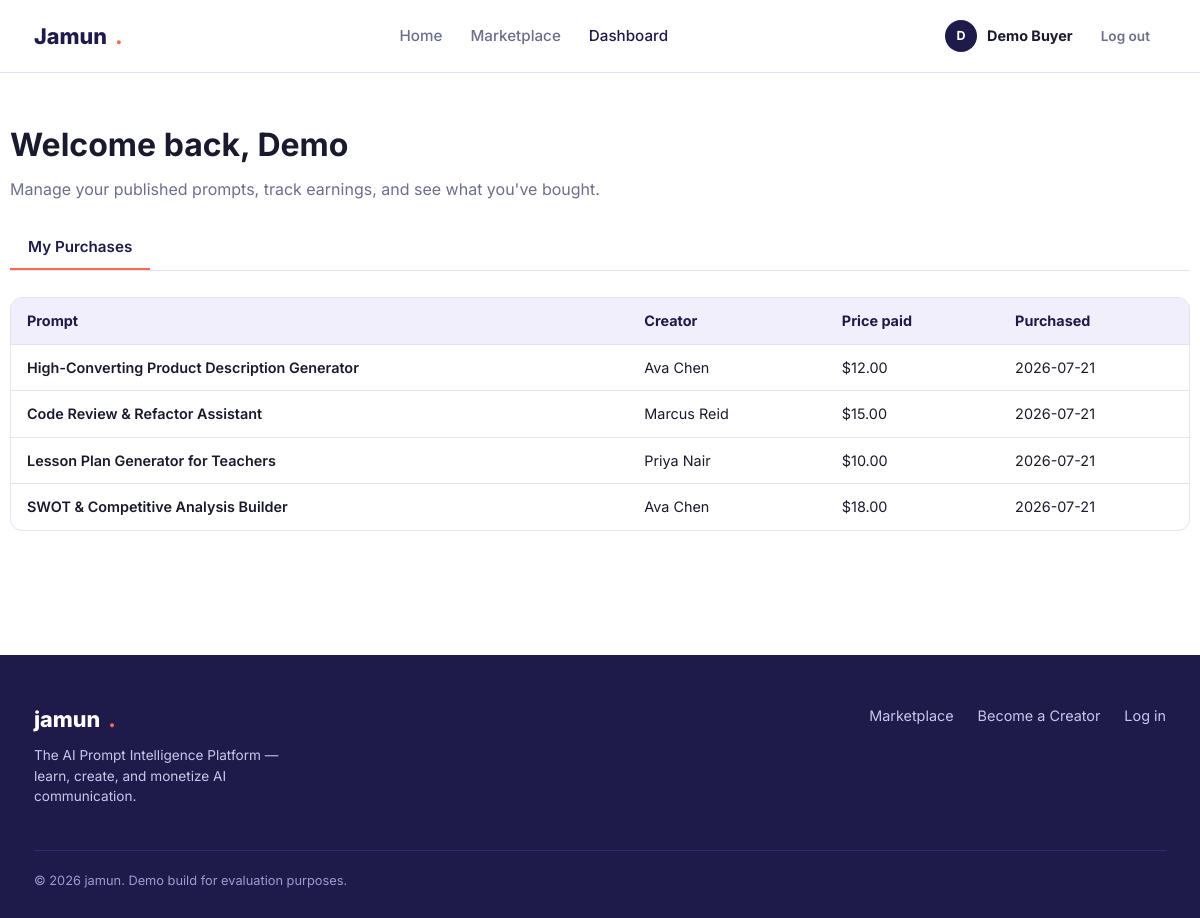
The app's page /dashboard (signed in) with its own data.
### tables this page shows
CREATE TABLE users (
    id            INTEGER PRIMARY KEY AUTOINCREMENT,
    name          TEXT NOT NULL,
    email         TEXT NOT NULL UNIQUE,
    password_hash TEXT NOT NULL,
    role          TEXT NOT NULL DEFAULT 'buyer' CHECK (role IN ('buyer', 'creator')),
    bio           TEXT DEFAULT '',
    created_at    TEXT NOT NULL DEFAULT (datetime('now'))
);

CREATE TABLE purchases (
    id            INTEGER PRIMARY KEY AUTOINCREMENT,
    buyer_id      INTEGER NOT NULL,
    prompt_id     INTEGER NOT NULL,
    price_paid    REAL NOT NULL,
    purchased_at  TEXT NOT NULL DEFAULT (datetime('now')),
    FOREIGN KEY (buyer_id) REFERENCES users(id) ON DELETE CASCADE,
    FOREIGN KEY (prompt_id) REFERENCES prompts(id) ON DELETE CASCADE,
    UNIQUE (buyer_id, prompt_id)
);

CREATE TABLE prompts (
    id            INTEGER PRIMARY KEY AUTOINCREMENT,
    creator_id    INTEGER NOT NULL,
    title         TEXT NOT NULL,
    description   TEXT NOT NULL,
    category      TEXT NOT NULL,
    target_model  TEXT NOT NULL,
    price         REAL NOT NULL CHECK (price >= 0),
    content       TEXT NOT NULL,      -- full prompt text, only revealed after purchase
    preview       TEXT NOT NULL,      -- short teaser shown to everyone
    sales_count   INTEGER NOT NULL DEFAULT 0,
    created_at    TEXT NOT NULL DEFAULT (datetime('now')),
    FOREIGN KEY (creator_id) REFERENCES users(id) ON DELETE CASCADE
);

### app.py (the view)
@app.route("/dashboard")
def dashboard():
    user = current_user()
    if not user:
        return login_required_redirect()
    db = get_db()
    my_prompts = db.execute(
        """
        SELECT p.*,
               (SELECT COUNT(*) FROM purchases WHERE prompt_id = p.id) AS total_sales,
               (SELECT COALESCE(SUM(price_paid), 0) FROM purchases WHERE prompt_id = p.id) AS total_revenue,
               (SELECT ROUND(AVG(rating), 1) FROM reviews WHERE prompt_id = p.id) AS avg_rating
        FROM prompts p
        WHERE p.creator_id = ?
        ORDER BY p.created_at DESC
        """,
        (user["id"],),
    ).fetchall()
    total_earnings = sum(p["total_revenue"] for p in my_prompts)
    total_sales = sum(p["total_sales"] for p in my_prompts)
    my_purchases = db.execute(
        """
        SELECT p.id, p.title, p.price, pu.purchased_at, u.name AS creator_name
        FROM purchases pu
        JOIN prompts p ON p.id = pu.prompt_id
        JOIN users u ON u.id = p.creator_id
        WHERE pu.buyer_id = ?
        ORDER BY pu.purchased_at DESC
        """,
        (user["id"],),
    ).fetchall()
    return render_template(
        "dashboard.html",
        prompts=my_prompts, total_earnings=total_earnings,
        total_sales=total_sales, my_purchases=my_purchases,
    )

### app.py (called while the page is built)
def get_db():
    if "db" not in g:
        g.db = sqlite3.connect(DB_PATH)
        g.db.row_factory = sqlite3.Row
        g.db.execute("PRAGMA foreign_keys = ON")
    return g.db

def current_user():
    uid = session.get("user_id")
    if not uid:
        return None
    db = get_db()
    return db.execute("SELECT * FROM users WHERE id = ?", (uid,)).fetchone()

@app.context_processor
def inject_globals():
    return {
        "current_user": current_user(),
        "categories": CATEGORIES,
        "target_models": TARGET_MODELS,
    }

### templates/dashboard.html (shortened to what this page needs)
{% extends "base.html" %}
{% block content %}
<div class="container page-title-block">
  <h1>Welcome back, {{ current_user.name.split(' ')[0] }}</h1>
  <p>Manage your published prompts, track earnings, and see what you've bought.</p>
</div>
<div class="container section" style="padding-top:12px;">
  <div class="tab-nav">
    <button class="tab-btn {% if current_user.role != 'creator' %}active{% endif %}" data-tab="purchases">My Purchases</button>
  </div>
  <div class="tab-panel {% if current_user.role != 'creator' %}active{% endif %}" id="tab-purchases">
    {% if my_purchases %}
    <div class="table-wrap">
      <table>
        <thead><tr><th>Prompt</th><th>Creator</th><th>Price paid</th><th>Purchased</th></tr></thead>
        <tbody>
          {% for pu in my_purchases %}
          <tr>
            <td><a href="{{ url_for('prompt_detail', prompt_id=pu.id) }}" style="font-weight:600;">{{ pu.title }}</a></td>
            <td>{{ pu.creator_name }}</td>
            <td>${{ "%.2f"|format(pu.price) }}</td>
            <td>{{ pu.purchased_at[:10] }}</td>
          </tr>
          {% endfor %}
        </tbody>
      </table>
    </div>
    {% else %}
    <div class="empty-state">
      <div class="empty-icon">🛒</div>
      <p>You haven't purchased any prompts yet.</p>
      <a href="{{ url_for('marketplace') }}" class="btn btn-primary">Browse the marketplace</a>
    </div>
    {% endif %}
  </div>
</div>
{% endblock %}

### templates/base.html (shortened to what this page needs)
<!DOCTYPE html>
<html lang="en">
<head>
<link rel="stylesheet" href="{{ url_for('static', filename='css/style.css') }}">
</head>
<body>
<nav class="navbar">
  <div class="container">
    <a href="{{ url_for('index') }}" class="brand">Jamun<span class="dot">.</span></a>
    <div class="nav-links">
      <a href="{{ url_for('index') }}" class="nav-link {% if request.endpoint=='index' %}active{% endif %}">Home</a>
      <a href="{{ url_for('marketplace') }}" class="nav-link {% if request.endpoint=='marketplace' %}active{% endif %}">Marketplace</a>
      {% if current_user %}
      <a href="{{ url_for('dashboard') }}" class="nav-link {% if request.endpoint and request.endpoint.startswith('dashboard') %}active{% endif %}">Dashboard</a>
      {% endif %}
    </div>
    <div class="nav-auth">
      {% if current_user %}
        <div class="nav-user">
          <div class="avatar" style="width:32px;height:32px;font-size:0.78rem;">{{ current_user.name[0]|upper }}</div>
          <span><strong>{{ current_user.name }}</strong></span>
        </div>
        <a href="{{ url_for('logout') }}" class="btn btn-ghost btn-sm">Log out</a>
      {% else %}
        <a href="{{ url_for('login') }}" class="btn btn-ghost btn-sm">Log in</a>
        <a href="{{ url_for('signup') }}" class="btn btn-primary btn-sm">Sign up free</a>
      {% endif %}
    </div>
  </div>
</nav>
<main>
{% block content %}{% endblock %}
</main>
<footer>
  <div class="container">
    <div class="footer-grid">
      <div>
        <a href="{{ url_for('index') }}" class="brand">jamun<span class="dot" style="color:var(--coral)">.</span></a>
        <p style="max-width:280px; font-size:0.85rem; margin-top:10px;">The AI Prompt Intelligence Platform — learn, create, and monetize AI communication.</p>
      </div>
      <ul class="footer-links">
        <li><a href="{{ url_for('marketplace') }}">Marketplace</a></li>
        <li><a href="{{ url_for('signup') }}">Become a Creator</a></li>
        <li><a href="{{ url_for('login') }}">Log in</a></li>
      </ul>
    </div>
    <div class="footer-bottom">© 2026 jamun. Demo build for evaluation purposes.</div>
  </div>
</footer>
</body>
</html>

### static/css/style.css (style rules this page uses)
:root { --navy: #1E1B4B; --navy-2: #2C2872; --lilac: #F1EFFC; --lilac-2: #E4E0FA; --coral: #FF6B4A; --coral-dark: #E85535; --purple: #8E86D6; --teal: #17A398; --ink: #1A1A2E; --muted: #6B6F8C; --white: #FFFFFF; --border: #E4E0FA; --success: #1A8A4C; --danger: #C4403C; --radius: 12px; --shadow: 0 4px 18px rgba(30, 27, 75, 0.08); --shadow-lg: 0 10px 30px rgba(30, 27, 75, 0.14); --max-width: 1180px; }
* { box-sizing: border-box; }
html, body { margin: 0; padding: 0; font-family: "Inter", -apple-system, BlinkMacSystemFont, "Segoe UI", Roboto, sans-serif; color: var(--ink); background: var(--white); line-height: 1.5; }
a { color: inherit; text-decoration: none; }
ul { list-style: none; margin: 0; padding: 0; }
.container { max-width: var(--max-width); margin: 0 auto; padding: 0 24px; }
.btn { display: inline-flex; align-items: center; justify-content: center; gap: 8px; padding: 12px 22px; border-radius: 999px; font-weight: 600; font-size: 0.95rem; border: none; cursor: pointer; transition: transform 0.15s ease, box-shadow 0.15s ease, background 0.15s ease; white-space: nowrap; }
.btn-ghost { background: transparent; color: var(--muted); }
.btn-sm { padding: 8px 16px; font-size: 0.85rem; }
.navbar { border-bottom: 1px solid var(--border); position: sticky; top: 0; background: rgba(255,255,255,0.96); backdrop-filter: blur(6px); z-index: 100; }
.navbar .container { display: flex; align-items: center; justify-content: space-between; height: 72px; }
.brand { font-weight: 800; font-size: 1.35rem; color: var(--navy); display: flex; align-items: center; gap: 8px; }
.brand .dot { color: var(--coral); }
.nav-links { display: flex; align-items: center; gap: 28px; }
.nav-links a.nav-link { font-weight: 500; color: var(--muted); font-size: 0.95rem; }
.nav-links a.nav-link:hover, .nav-links a.nav-link.active { color: var(--navy); }
.nav-auth { display: flex; align-items: center; gap: 12px; }
.nav-user { display: flex; align-items: center; gap: 10px; font-size: 0.9rem; color: var(--muted); }
.nav-user strong { color: var(--ink); }
.section { padding: 64px 0; }
.avatar { width: 38px; height: 38px; border-radius: 50%; background: var(--navy); color: var(--white); display: flex; align-items: center; justify-content: center; font-weight: 700; font-size: 0.9rem; flex-shrink: 0; }
.table-wrap { overflow-x: auto; border: 1px solid var(--border); border-radius: var(--radius); }
table { width: 100%; border-collapse: collapse; font-size: 0.9rem; }
thead th { text-align: left; background: var(--lilac); padding: 12px 16px; color: var(--navy); font-weight: 700; white-space: nowrap; }
tbody td { padding: 12px 16px; border-top: 1px solid var(--border); vertical-align: middle; }
.tab-nav { display: flex; gap: 4px; margin-bottom: 26px; border-bottom: 1px solid var(--border); }
.tab-btn { padding: 12px 18px; font-weight: 600; color: var(--muted); border-bottom: 2px solid transparent; cursor: pointer; background: none; border-left: none; border-right: none; border-top: none; font-size: 0.95rem; font-family: inherit; }
.tab-btn.active { color: var(--navy); border-bottom-color: var(--coral); }
.tab-panel { display: none; }
.tab-panel.active { display: block; }
footer { background: var(--navy); color: #C9C6EC; padding: 48px 0 28px; margin-top: 60px; }
.footer-grid { display: flex; justify-content: space-between; flex-wrap: wrap; gap: 24px; margin-bottom: 30px; }
footer .brand { color: var(--white); }
.footer-links { display: flex; gap: 24px; flex-wrap: wrap; }
.footer-links a { font-size: 0.9rem; color: #C9C6EC; }
.footer-bottom { border-top: 1px solid var(--navy-2); padding-top: 20px; font-size: 0.8rem; color: #9E9AD1; }
.page-title-block { padding: 48px 0 12px; }
.page-title-block h1 { font-size: 2rem; margin: 0 0 8px; }
.page-title-block p { color: var(--muted); margin: 0; }

### records on screen
users: name "D", name "Demo Buyer", name "Demo"
purchases: title "High-Converting Product Description Generator", creator_name "Ava Chen", purchased_at "2026-07-21"
prompts: price "12.00"
purchases: title "Code Review & Refactor Assistant", creator_name "Marcus Reid", purchased_at "2026-07-21"
prompts: price "15.00"
purchases: title "Lesson Plan Generator for Teachers", creator_name "Priya Nair", purchased_at "2026-07-21"
prompts: price "10.00"
purchases: title "SWOT & Competitive Analysis Builder", creator_name "Ava Chen", purchased_at "2026-07-21"
prompts: price "18.00"
